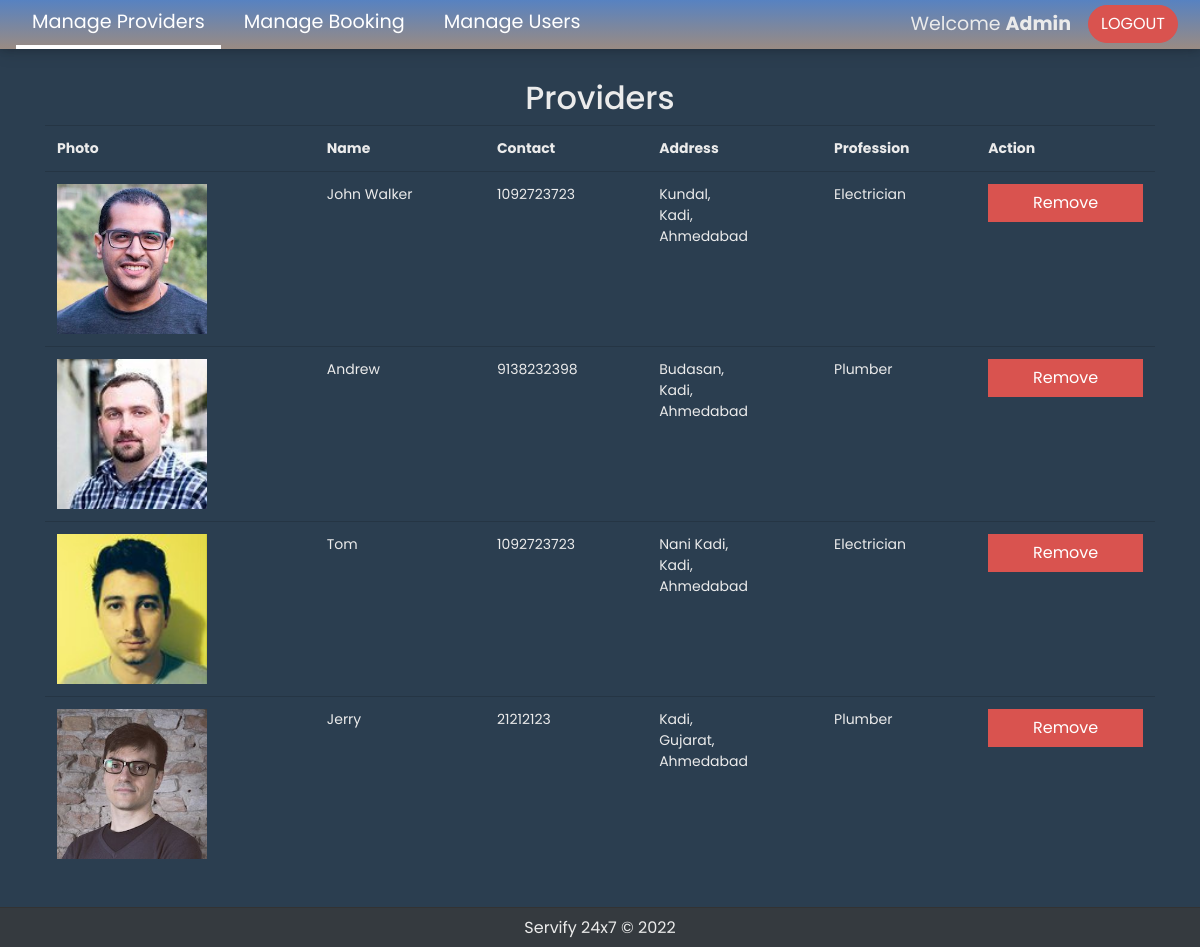
/managehall.php (signed in), run on an earlier commit of the app's database.
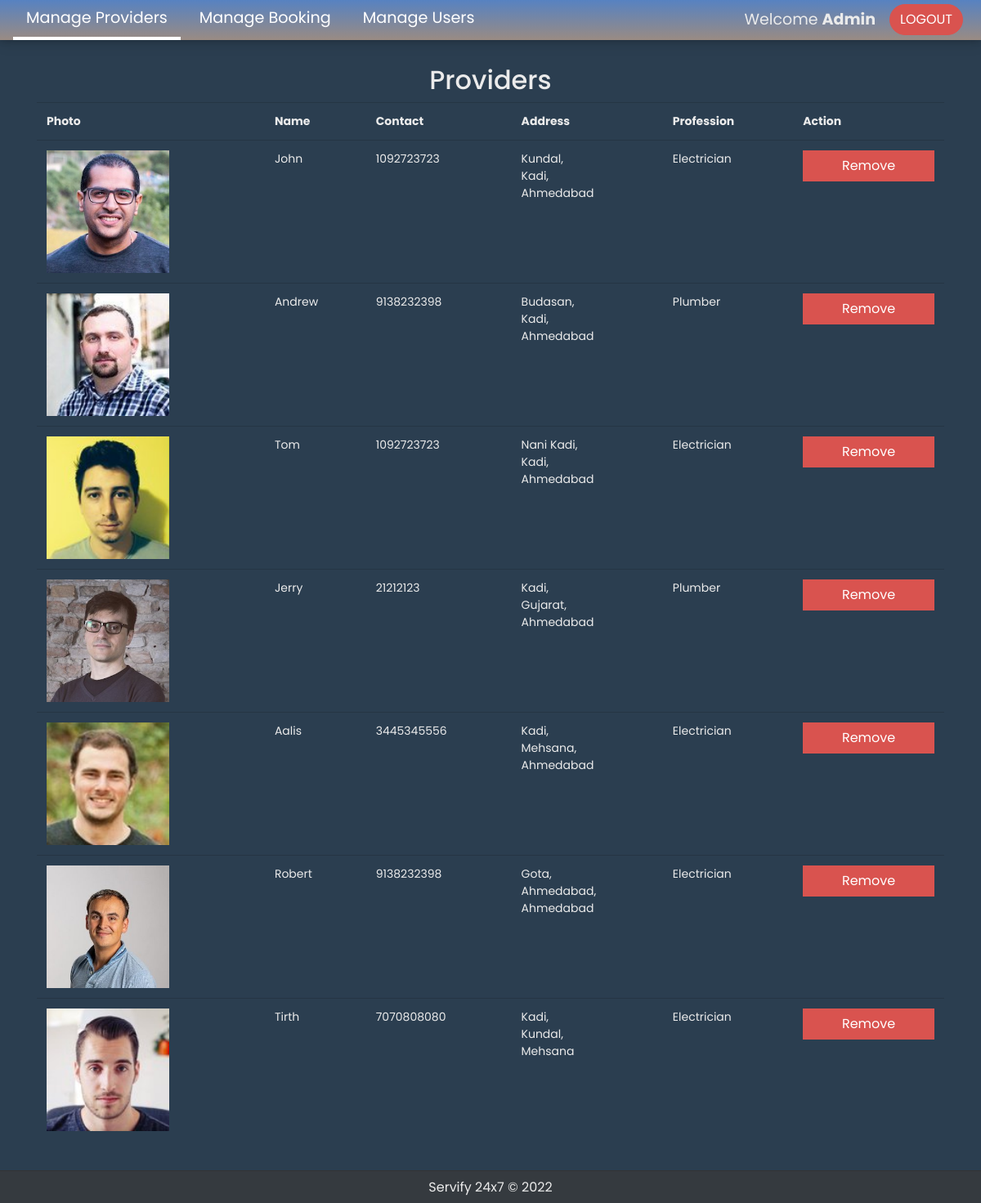
And on a later commit of the database.
### tables this page shows
CREATE TABLE `providers` (
  `id` int(10) UNSIGNED NOT NULL,
  `name` varchar(255) NOT NULL,
  `contact` varchar(20) NOT NULL,
  `email` varchar(255) NOT NULL,
  `descr` varchar(1000) NOT NULL,
  `adder1` varchar(255) NOT NULL,
  `adder2` varchar(255) NOT NULL,
  `city` varchar(50) NOT NULL,
  `password` varchar(255) NOT NULL,
  `photo` varchar(255) NOT NULL,
  `profession` varchar(255) NOT NULL,
  `rating` varchar(255) NOT NULL
);

### scripts/DB.php (called while the page is built, shortened)
<?php
class DB
{
    protected static $_stmt = null;
    public static function getConnection()
    {
        try {
            $conn = new PDO("mysql:host=".self::HOST.";dbname=".self::DBNAME, self::USERNAME, self::PASSWORD, []);
            $conn->setAttribute(PDO::ATTR_ERRMODE, PDO::ERRMODE_EXCEPTION);
        } catch (PDOException $e) {
            echo $e->getMessage();
        }
        return $conn;
    }
    public static function query($sql, $params = array())
    {
        try {
            self::$_stmt = self::getConnection()->prepare($sql);
            if (empty($params)) {
                self::$_stmt->execute();
            } else {
                self::$_stmt->execute($params);
            }
            return self::$_stmt;
        } catch (PDOException $e) {
            echo $e->getMessage();
        }
    }
}

### managehall.php (the view, shortened to what this page needs)
<?php
    include_once "include/header.php";
    include_once "scripts/DB.php";
    $stmt = DB::query("SELECT * FROM providers");
    $providers = $stmt->fetchAll(PDO::FETCH_OBJ);
?>
<div class="container" style="margin-top: 30px; margin-bottom: 60px;">
    <h2 class="text-center"> Providers </h2>
    <div class="table-responsive">
        <table class="table">
            <tr>
                <th>Photo</th>
                <th>Name</th>
                <th>Contact</th>
                <th>Address</th>
                <th>Profession</th>
                <th>Action</th>
            </tr>
            <?php foreach ($providers as $provider): ?>
            <tr>
                <td>
                    <img style="height: 150px"
                        src="images/<?= $provider->photo; ?>"
                        alt="photo">
                </td>
                <td><?= ucwords($provider->name) ?>
                </td>
                <td><?= $provider->contact; ?>
                </td>
                <td>
                    <?= ucwords($provider->adder1) ?>,<br>
                    <?= ucwords($provider->adder2) ?>,<br>
                    <?= ucwords($provider->city) ?>
                </td>
                <td><?= ucwords($provider->profession) ?>
                </td>
                <td>
                    <form action="deletehall.php" method="post">
                        <button type="submit" name="remove" onclick="return deleteBooking()" class="btn btn-danger btn-block">Remove</a>
                    </form>
                </td>
            </tr>
            <?php endforeach; ?>
        </table>
    </div>
</div>
<?php include_once "include/footer.php";

### include/header.php (shortened to what this page needs)
<!DOCTYPE html>
<html lang="en">
<head>
    <link rel="stylesheet" href="./css/bootstrap.min.css">
    <link rel="stylesheet" href="./css/navbar-style.css">
    <link rel="stylesheet" href="https://stackpath.bootstrapcdn.com/font-awesome/4.7.0/css/font-awesome.min.css">
</head>
<body>
    <nav class="navbar sticky-top" style="padding: 0rem 1rem;">
        <?php if (!isset($_SESSION['user'])) : ?>
            <div class="left-nav">
                <a class="navbar-brand" href="./index.php">
                    <label for="" class="brand-name">Servify.24x7</label>
                </a>
                <a class="nav-item nav-link active" id="find-provider" href="index.php">Home</a>
                <a class="nav-item nav-link" id="about" href="about.php">About Us</a>
                <a class="nav-item nav-link" id="contact-us" href="contact-us.php">Contact Us</a>
            </div>
            <!-- <div class="center-nav">
            <a class="navbar-brand" href="./index.php">
                    <img src="./animation/Servify 24x7-logo/customer-support2.png" alt="" width="42" height="32" class="d-inline-block align-text-top">
                    <label for="" class="brand-name">Servify.24x7</label>
                </a>
            </div> -->
            <div class="profile">
                <?php if (isset($_SESSION['username'])) : ?>
                    <p><a class="my-bookings nav-item" id="my-bookings" href="mybookings.php">My Bookings</a></p>
                    <nav class="navbar-expand-sm">
                        <button class="navbar-toggler" type="button" data-toggle="collapse" data-target="#navbar-list-4" aria-controls="navbarNav" aria-expanded="false" aria-label="Toggle navigation" onclick="myFunction()">
                            <span class="navbar-toggler-icon"></span>
                        </button>
                        <div class="collapse navbar-collapse" id="navbar-list-4">
                            <ul class="navbar-nav">
                                <li class="dropdown">
                                    <a class="nav-link dropdown-toggle" onclick="myFunction()" href="#" id="navbarDropdownMenuLink" role="button" data-toggle="dropdown" aria-haspopup="true" aria-expanded="false">
                                        <img src="https://s3.eu-central-1.amazonaws.com/bootstrapbaymisc/blog/24_days_bootstrap/fox.jpg" width="40" height="40" class="rounded-circle">
                                    </a>
                                    <div class="dropdown-menu" id="btndrop" aria-labelledby="navbarDropdownMenuLink" style="margin-left: -145px;">
                                        <a class="dropdown-item" href="#"> <p class="user-name" style="margin-right: 13px;font-size: 19px;">Welcome&nbsp; <strong> <?php echo $_SESSION['username']; ?></strong></p></a>
                                        <a class="dropdown-item" href="./user-editprofile.php">Edit Profile</a>
                                        <a class="dropdown-item" href="./LOGIN/logout-user.php">Log Out</a>
                                    </div>
                                </li>
                            </ul>
                        </div>
                    </nav>
                <?php endif; ?>
            </div>
        <?php elseif ($_SESSION['user']->name == 'admin') : ?>
            <div class="admin-nav">
                <li><a class="nav-item nav-link " id="admin-manage-provider" href="managehall.php">Manage Providers</a></li>
                <li><a class="nav-item nav-link" id="admin-manage-booking" href="admin.php">Manage Booking</a></li>
                <li><a class="nav-item nav-link" id="admin-manage-user" href="manageUsers.php">Manage Users</a></li>
            </div>
            <div class="profile">
                <p class="user-name" style="margin-right: 13px;font-size: 19px;">Welcome&nbsp; <strong>Admin</strong></p>
                <p class=""> <a href="./LOGIN/logout-user.php" class="btn btn-danger" role="button" style="color: white;margin: 5px 6px 6px 4px; border-radius: 20px">LOGOUT</a> </p>
            </div>
        <?php endif; ?>
    </nav>

### include/footer.php
<footer
    style="border-top: 1px solid #333;width: 100%; position: fixed; bottom: 0px;text-align: center;height: 40px; line-height: 40px;background: #353a3f; ">
    Servify 24x7 &copy; <?= date("Y") ?>
</footer>
</body>
</html>

### css/navbar-style.css (style rules this page uses)
html, body { font-family: 'Poppins', sans-serif; }
nav a.nav-link { color: #fff !important; margin-right: 7px; font-size: 1.2rem; }
.profile { display: flex; justify-content: right; margin-left: auto; align-items: center; }
p, .nav-item, .nav-list { margin: 0px; display: flex; align-items: center; }
a { font-size: 18px; transition: all 0.3s ease; }
.admin-nav { list-style: none; display: flex; }

### include/header.php (style rules this page uses)
.navbar { background: linear-gradient(0deg, #a9968ae0, #5782c1) !important; box-shadow: 0 0 8px 0 rgba(0, 0, 0, 0.2), 0 0 20px 0 rgba(0, 0, 0, 0.19); opacity: 100; }

### managehall.php (style rules this page uses)
#admin-manage-provider { color: rgb(255, 255, 255); border-bottom: 4px solid #ffffff; }

What changed in the data, as far as the page shows it:
changed providers: name "John Walker" → "John"
added providers: photo (picture), name "Aalis", contact "3445345556", adder1 "Kadi", adder2 "Mehsana", city "Ahmedabad", profession "Electrician"
added providers: photo (picture), name "Robert", contact "9138232398", adder1 "Gota", adder2 "Ahmedabad", city "Ahmedabad", profession "Electrician"
added providers: photo (picture), name "Tirth", contact "7070808080", adder1 "Kadi", adder2 "Kundal", city "Mehsana", profession "Electrician"
